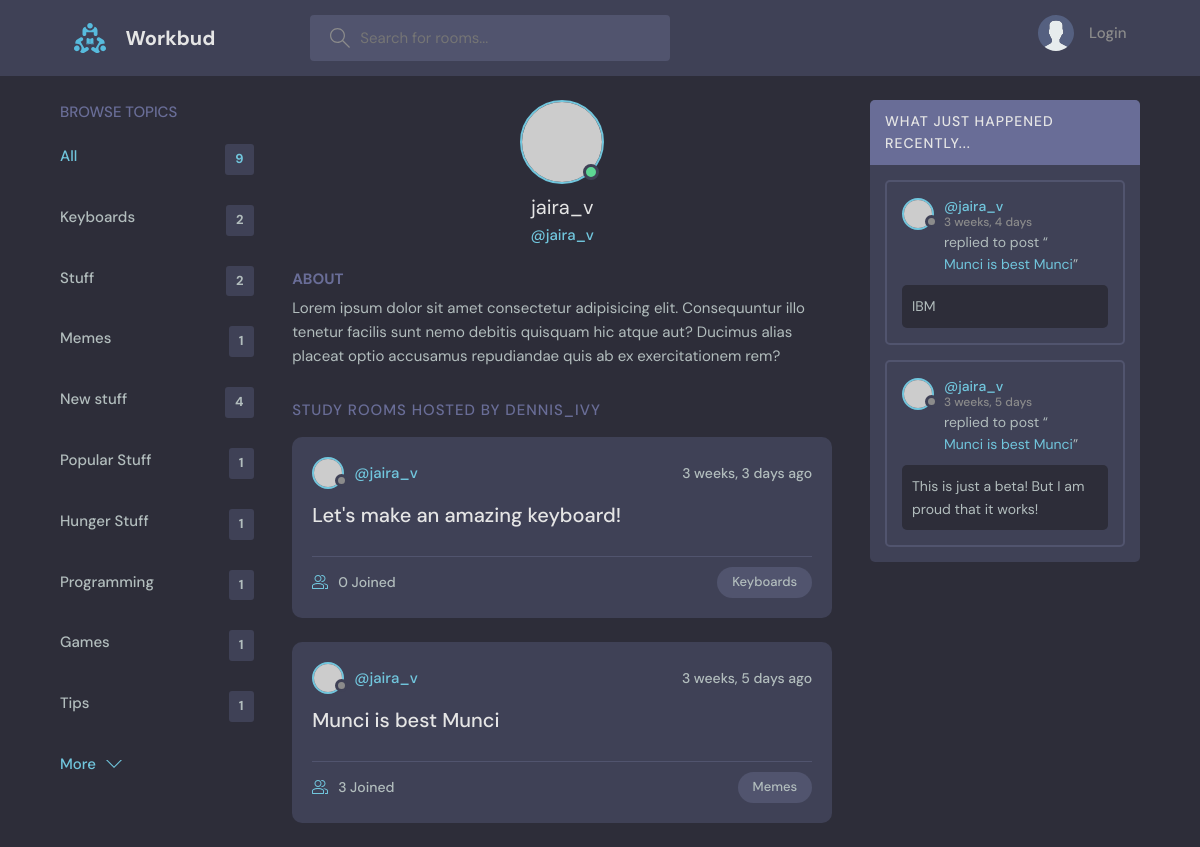
The page /profile/4/ on the database its author committed.
### base/models.py (models this page shows, shortened)
class Topic(models.Model):
    name = models.CharField(max_length=200)

class Room(models.Model):
    host = models.ForeignKey(User, on_delete=models.SET_NULL, null=True)
    topic = models.ForeignKey(Topic, on_delete=models.SET_NULL, null=True)
    name = models.CharField(max_length=200)
    description = models.TextField(null=True, blank=True)
    participants = models.ManyToManyField(User, related_name='participants', blank=True)
    updated = models.DateTimeField(auto_now=True)
    created = models.DateTimeField(auto_now_add=True)
    class Meta:
        ordering = ['-updated', '-created']
    def __str__(self):
        return self.name

class Message(models.Model):
    user = models.ForeignKey(User, on_delete=models.CASCADE)
    room = models.ForeignKey(Room, on_delete=models.CASCADE)
    body = models.TextField()
    updated = models.DateTimeField(auto_now=True)
    created = models.DateTimeField(auto_now_add=True)
    class Meta:
        ordering = ['-updated', '-created']

### base/views.py (the view)
# urls.py: path('profile/<str:pk>/', views.userProfile, name="user-profile"),
def userProfile(request, pk):
    user = User.objects.get(id=pk)
    rooms = user.room_set.all()
    room_messages = user.message_set.all()
    topics = Topic.objects.all()
    context = {'user':user, 'rooms':rooms,
        'room_messages':room_messages, 'topics':topics}
    return render(request, 'base/profile.html', context)

### base/templates/base/profile.html (shortened to what this page needs)
{% extends 'main.html' %}
{% block content %}
<main class="profile-page layout layout--3">
  <div class="container">
    {% include 'base/topics_component.html' %}
    <div class="roomList">
      <div class="profile">
        <div class="profile__avatar">
          <div class="avatar avatar--large active">
            <img src="https://randomuser.me/api/portraits/men/11.jpg" />
          </div>
        </div>
        <div class="profile__info">
          <h3>{{user.username}}</h3>
          <p>@{{user.username}}</p>
        </div>
        <div class="profile__about">
          <h3>About</h3>
          <p>
            Lorem ipsum dolor sit amet consectetur adipisicing elit. Consequuntur illo tenetur
            facilis sunt nemo debitis quisquam hic atque aut? Ducimus alias placeat optio
            accusamus repudiandae quis ab ex exercitationem rem?
          </p>
        </div>
      </div>
      <div class="roomList__header">
        <div>
          <h2>Study Rooms Hosted by dennis_ivy</a>
          </h2>
        </div>
      </div>
      {% include 'base/feed_component.html' %}
    </div>
    {% include 'base/activity_component.html' %}
  </div>
</main>
{% endblock content %}

### base/templates/base/topics_component.html
<div class="topics">
    <div class="topics__header">
      <h2>Browse Topics</h2>
    </div>
    <ul class="topics__list">
      <li>
        <a href="{% url 'home' %}" class="active">All <span>{{topics.count}}</span></a>
      </li>
      {% for topic in topics %}
      <li>
        <a href="{% url 'home' %}?q={{topic.name}}">{{topic.name}} <span>{{topic.room_set.all.count}}</span></a>
      </li>
      {% endfor %}
    </ul>
    <a class="btn btn--link" href="topics.html">
      More
      <svg version="1.1" xmlns="http://www.w3.org/2000/svg" width="32" height="32" viewBox="0 0 32 32">
        <title>chevron-down</title>
        <path d="M16 21l-13-13h-3l16 16 16-16h-3l-13 13z"></path>
      </svg>
    </a>
  </div>

### base/templates/base/feed_component.html (shortened to what this page needs)
{% for room in rooms %}
<div class="roomListRoom">
    <div class="roomListRoom__header">
      <a href="{% url 'user-profile' room.host.id %}" class="roomListRoom__author">
        <div class="avatar avatar--small">
          <img src="https://randomuser.me/api/portraits/women/11.jpg" />
        </div>
        <span>@{{room.host.username}}</span>
      </a>
      <div class="roomListRoom__actions">
        <span>{{room.created|timesince}} ago</span>
      </div>
    </div>
    <div class="roomListRoom__content">
      <a href="{% url 'room' room.id %}">{{room.name}}</a>
    </div>
    <div class="roomListRoom__meta">
      <a href="{% url 'room' room.id %}" class="roomListRoom__joined">
        {{room.participants.all.count}} Joined
      </a>
      <p class="roomListRoom__topic">{{room.topic.name}}</p>
    </div>
  </div>
{% endfor %}

### base/templates/base/activity_component.html (shortened to what this page needs)
<div class="activities">
    <div class="activities__header">
      <h2>What just happened recently...</h2>
    </div>
    {% for message in room_messages %}
    <div class="activities__box">
      <div class="activities__boxHeader roomListRoom__header">
        <a href="{% url 'user-profile' message.user.id %}" class="roomListRoom__author">
          <div class="avatar avatar--small">
            <img src="https://randomuser.me/api/portraits/women/11.jpg" />
          </div>
          <p>
            @{{message.user}}
            <span>{{message.created|timesince}}</span>
          </p>
        </a>
      </div>
      <div class="activities__boxContent">
        <p>replied to post “<a href="{% url 'room' message.room.id %}">{{message.room}}</a>”</p>
        <div class="activities__boxRoomContent">
          {{message.body}}
        </div>
      </div>
    </div>
    {% endfor %}
  </div>

### rows shown on the page
Topic: name "Keyboards", room_set.all.count "2"
Topic: name "Stuff", room_set.all.count "2"
Topic: name "Memes", room_set.all.count "1"
Topic: name "New stuff", room_set.all.count "4"
Topic: name "Popular Stuff", room_set.all.count "1"
Topic: name "Hunger Stuff", room_set.all.count "1"
Topic: name "Programming", room_set.all.count "1"
Topic: name "Games", room_set.all.count "1"
Topic: name "Tips", room_set.all.count "1"
Room: host.username "jaira_v", created "3 weeks, 3 days", name "Let's make an amazing keyboard!", participants.all.count "0", topic.name "Keyboards"
Room: host.username "jaira_v", created "3 weeks, 5 days", name "Munci is best Munci", participants.all.count "3", topic.name "Memes"
Message: user "jaira_v", created "3 weeks, 4 days", room "Munci is best Munci", body "IBM"
Message: user "jaira_v", created "3 weeks, 5 days", room "Munci is best Munci", body "This is just a beta! But I am proud that it works!"

### other values the page prints
{{ topics.count }} "9"
{{ user.username }} "jaira_v"
